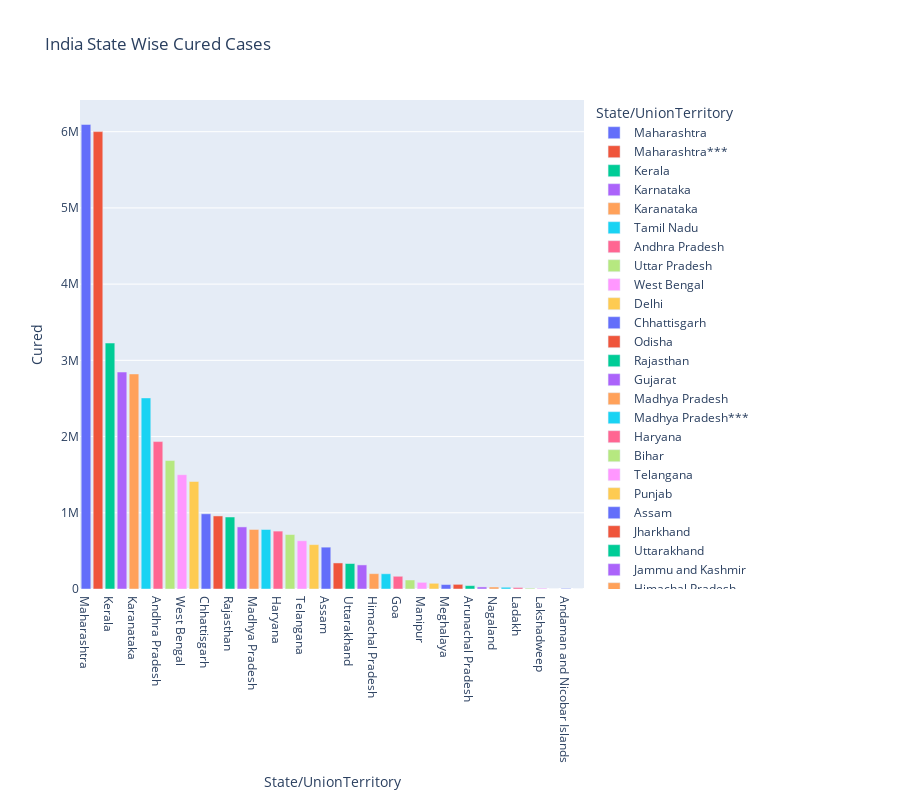

This figure's notebook cell:
### Code cell
px.bar(statewise, x='State/UnionTerritory', y='Cured',
       title="India State Wise Cured Cases",
      color='State/UnionTerritory',
      height=800)

### Figure 1 — Plotly figure (JSON) as saved in the notebook; plotly's stock layout.template omitted (floating-point values rounded to 4 significant figures)
{"data": [{"alignmentgroup": "True", "hovertemplate": "State/UnionTerritory=%{x}<br>Cured=%{y}<extra></extra>", "legendgroup": "Maharashtra", "marker": {"color": "#636efa", "pattern": {"shape": ""}}, "name": "Maharashtra", "offsetgroup": "Maharashtra", "orientation": "v", "showlegend": true, "textposition": "auto", "type": "bar", "x": ["Maharashtra"], "xaxis": "x", "y": [6094896], "yaxis": "y"}, {"alignmentgroup": "True", "hovertemplate": "State/UnionTerritory=%{x}<br>Cured=%{y}<extra></extra>", "legendgroup": "Maharashtra***", "marker": {"color": "#EF553B", "pattern": {"shape": ""}}, "name": "Maharashtra***", "offsetgroup": "Maharashtra***", "orientation": "v", "showlegend": true, "textposition": "auto", "type": "bar", "x": ["Maharashtra***"], "xaxis": "x", "y": [6000911], "yaxis": "y"}, {"alignmentgroup": "True", "hovertemplate": "State/UnionTerritory=%{x}<br>Cured=%{y}<extra></extra>", "legendgroup": "Kerala", "marker": {"color": "#00cc96", "pattern": {"shape": ""}}, "name": "Kerala", "offsetgroup": "Kerala", "orientation": "v", "showlegend": true, "textposition": "auto", "type": "bar", "x": ["Kerala"], "xaxis": "x", "y": [3226761], "yaxis": "y"}, {"alignmentgroup": "True", "hovertemplate": "State/UnionTerritory=%{x}<br>Cured=%{y}<extra></extra>", "legendgroup": "Karnataka", "marker": {"color": "#ab63fa", "pattern": {"shape": ""}}, "name": "Karnataka", "offsetgroup": "Karnataka", "orientation": "v", "showlegend": true, "textposition": "auto", "type": "bar", "x": ["Karnataka"], "xaxis": "x", "y": [2846244], "yaxis": "y"}, {"alignmentgroup": "True", "hovertemplate": "State/UnionTerritory=%{x}<br>Cured=%{y}<extra></extra>", "legendgroup": "Karanataka", "marker": {"color": "#FFA15A", "pattern": {"shape": ""}}, "name": "Karanataka", "offsetgroup": "Karanataka", "orientation": "v", "showlegend": true, "textposition": "auto", "type": "bar", "x": ["Karanataka"], "xaxis": "x", "y": [2821491], "yaxis": "y"}, {"alignmentgroup": "True", "hovertemplate": "State/UnionTerritory=%{x}<br>Cured=%{y}<extra></extra>", "legendgroup": "Tamil Nadu", "marker": {"color": "#19d3f3", "pattern": {"shape": ""}}, "name": "Tamil Nadu", "offsetgroup": "Tamil Nadu", "orientation": "v", "showlegend": true, "textposition": "auto", "type": "bar", "x": ["Tamil Nadu"], "xaxis": "x", "y": [2506961], "yaxis": "y"}, {"alignmentgroup": "True", "hovertemplate": "State/UnionTerritory=%{x}<br>Cured=%{y}<extra></extra>", "legendgroup": "Andhra Pradesh", "marker": {"color": "#FF6692", "pattern": {"shape": ""}}, "name": "Andhra Pradesh", "offsetgroup": "Andhra Pradesh", "orientation": "v", "showlegend": true, "textposition": "auto", "type": "bar", "x": ["Andhra Pradesh"], "xaxis": "x", "y": [1934048], "yaxis": "y"}, {"alignmentgroup": "True", "hovertemplate": "State/UnionTerritory=%{x}<br>Cured=%{y}<extra></extra>", "legendgroup": "Uttar Pradesh", "marker": {"color": "#B6E880", "pattern": {"shape": ""}}, "name": "Uttar Pradesh", "offsetgroup": "Uttar Pradesh", "orientation": "v", "showlegend": true, "textposition": "auto", "type": "bar", "x": ["Uttar Pradesh"], "xaxis": "x", "y": [1685049], "yaxis": "y"}, {"alignmentgroup": "True", "hovertemplate": "State/UnionTerritory=%{x}<br>Cured=%{y}<extra></extra>", "legendgroup": "West Bengal", "marker": {"color": "#FF97FF", "pattern": {"shape": ""}}, "name": "West Bengal", "offsetgroup": "West Bengal", "orientation": "v", "showlegend": true, "textposition": "auto", "type": "bar", "x": ["West Bengal"], "xaxis": "x", "y": [1499597], "yaxis": "y"}, {"alignmentgroup": "True", "hovertemplate": "State/UnionTerritory=%{x}<br>Cured=%{y}<extra></extra>", "legendgroup": "Delhi", "marker": {"color": "#FECB52", "pattern": {"shape": ""}}, "name": "Delhi", "offsetgroup": "Delhi", "orientation": "v", "showlegend": true, "textposition": "auto", "type": "bar", "x": ["Delhi"], "xaxis": "x", "y": [1410714], "yaxis": "y"}, {"alignmentgroup": "True", "hovertemplate": "State/UnionTerritory=%{x}<br>Cured=%{y}<extra></extra>", "legendgroup": "Chhattisgarh", "marker": {"color": "#636efa", "pattern": {"shape": ""}}, "name": "Chhattisgarh", "offsetgroup": "Chhattisgarh", "orientation": "v", "showlegend": true, "textposition": "auto", "type": "bar", "x": ["Chhattisgarh"], "xaxis": "x", "y": [986778], "yaxis": "y"}, {"alignmentgroup": "True", "hovertemplate": "State/UnionTerritory=%{x}<br>Cured=%{y}<extra></extra>", "legendgroup": "Odisha", "marker": {"color": "#EF553B", "pattern": {"shape": ""}}, "name": "Odisha", "offsetgroup": "Odisha", "orientation": "v", "showlegend": true, "textposition": "auto", "type": "bar", "x": ["Odisha"], "xaxis": "x", "y": [958601], "yaxis": "y"}, {"alignmentgroup": "True", "hovertemplate": "State/UnionTerritory=%{x}<br>Cured=%{y}<extra></extra>", "legendgroup": "Rajasthan", "marker": {"color": "#00cc96", "pattern": {"shape": ""}}, "name": "Rajasthan", "offsetgroup": "Rajasthan", "orientation": "v", "showlegend": true, "textposition": "auto", "type": "bar", "x": ["Rajasthan"], "xaxis": "x", "y": [944484], "yaxis": "y"}, {"alignmentgroup": "True", "hovertemplate": "State/UnionTerritory=%{x}<br>Cured=%{y}<extra></extra>", "legendgroup": "Gujarat", "marker": {"color": "#ab63fa", "pattern": {"shape": ""}}, "name": "Gujarat", "offsetgroup": "Gujarat", "orientation": "v", "showlegend": true, "textposition": "auto", "type": "bar", "x": ["Gujarat"], "xaxis": "x", "y": [814570], "yaxis": "y"}, {"alignmentgroup": "True", "hovertemplate": "State/UnionTerritory=%{x}<br>Cured=%{y}<extra></extra>", "legendgroup": "Madhya Pradesh", "marker": {"color": "#FFA15A", "pattern": {"shape": ""}}, "name": "Madhya Pradesh", "offsetgroup": "Madhya Pradesh", "orientation": "v", "showlegend": true, "textposition": "auto", "type": "bar", "x": ["Madhya Pradesh"], "xaxis": "x", "y": [781207], "yaxis": "y"}, {"alignmentgroup": "True", "hovertemplate": "State/UnionTerritory=%{x}<br>Cured=%{y}<extra></extra>", "legendgroup": "Madhya Pradesh***", "marker": {"color": "#19d3f3", "pattern": {"shape": ""}}, "name": "Madhya Pradesh***", "offsetgroup": "Madhya Pradesh***", "orientation": "v", "showlegend": true, "textposition": "auto", "type": "bar", "x": ["Madhya Pradesh***"], "xaxis": "x", "y": [780735], "yaxis": "y"}, {"alignmentgroup": "True", "hovertemplate": "State/UnionTerritory=%{x}<br>Cured=%{y}<extra></extra>", "legendgroup": "Haryana", "marker": {"color": "#FF6692", "pattern": {"shape": ""}}, "name": "Haryana", "offsetgroup": "Haryana", "orientation": "v", "showlegend": true, "textposition": "auto", "type": "bar", "x": ["Haryana"], "xaxis": "x", "y": [759589], "yaxis": "y"}, {"alignmentgroup": "True", "hovertemplate": "State/UnionTerritory=%{x}<br>Cured=%{y}<extra></extra>", "legendgroup": "Bihar", "marker": {"color": "#B6E880", "pattern": {"shape": ""}}, "name": "Bihar", "offsetgroup": "Bihar", "orientation": "v", "showlegend": true, "textposition": "auto", "type": "bar", "x": ["Bihar"], "xaxis": "x", "y": [714801], "yaxis": "y"}, {"alignmentgroup": "True", "hovertemplate": "State/UnionTerritory=%{x}<br>Cured=%{y}<extra></extra>", "legendgroup": "Telangana", "marker": {"color": "#FF97FF", "pattern": {"shape": ""}}, "name": "Telangana", "offsetgroup": "Telangana", "orientation": "v", "showlegend": true, "textposition": "auto", "type": "bar", "x": ["Telangana"], "xaxis": "x", "y": [632728], "yaxis": "y"}, {"alignmentgroup": "True", "hovertemplate": "State/UnionTerritory=%{x}<br>Cured=%{y}<extra></extra>", "legendgroup": "Punjab", "marker": {"color": "#FECB52", "pattern": {"shape": ""}}, "name": "Punjab", "offsetgroup": "Punjab", "orientation": "v", "showlegend": true, "textposition": "auto", "type": "bar", "x": ["Punjab"], "xaxis": "x", "y": [582332], "yaxis": "y"}, {"alignmentgroup": "True", "hovertemplate": "State/UnionTerritory=%{x}<br>Cured=%{y}<extra></extra>", "legendgroup": "Assam", "marker": {"color": "#636efa", "pattern": {"shape": ""}}, "name": "Assam", "offsetgroup": "Assam", "orientation": "v", "showlegend": true, "textposition": "auto", "type": "bar", "x": ["Assam"], "xaxis": "x", "y": [549065], "yaxis": "y"}, {"alignmentgroup": "True", "hovertemplate": "State/UnionTerritory=%{x}<br>Cured=%{y}<extra></extra>", "legendgroup": "Jharkhand", "marker": {"color": "#EF553B", "pattern": {"shape": ""}}, "name": "Jharkhand", "offsetgroup": "Jharkhand", "orientation": "v", "showlegend": true, "textposition": "auto", "type": "bar", "x": ["Jharkhand"], "xaxis": "x", "y": [341817], "yaxis": "y"}, {"alignmentgroup": "True", "hovertemplate": "State/UnionTerritory=%{x}<br>Cured=%{y}<extra></extra>", "legendgroup": "Uttarakhand", "marker": {"color": "#00cc96", "pattern": {"shape": ""}}, "name": "Uttarakhand", "offsetgroup": "Uttarakhand", "orientation": "v", "showlegend": true, "textposition": "auto", "type": "bar", "x": ["Uttarakhand"], "xaxis": "x", "y": [334190], "yaxis": "y"}, {"alignmentgroup": "True", "hovertemplate": "State/UnionTerritory=%{x}<br>Cured=%{y}<extra></extra>", "legendgroup": "Jammu and Kashmir", "marker": {"color": "#ab63fa", "pattern": {"shape": ""}}, "name": "Jammu and Kashmir", "offsetgroup": "Jammu and Kashmir", "orientation": "v", "showlegend": true, "textposition": "auto", "type": "bar", "x": ["Jammu and Kashmir"], "xaxis": "x", "y": [316017], "yaxis": "y"}, {"alignmentgroup": "True", "hovertemplate": "State/UnionTerritory=%{x}<br>Cured=%{y}<extra></extra>", "legendgroup": "Himachal Pradesh", "marker": {"color": "#FFA15A", "pattern": {"shape": ""}}, "name": "Himachal Pradesh", "offsetgroup": "Himachal Pradesh", "orientation": "v", "showlegend": true, "textposition": "auto", "type": "bar", "x": ["Himachal Pradesh"], "xaxis": "x", "y": [201411], "yaxis": "y"}, {"alignmentgroup": "True", "hovertemplate": "State/UnionTerritory=%{x}<br>Cured=%{y}<extra></extra>", "legendgroup": "Himanchal Pradesh", "marker": {"color": "#19d3f3", "pattern": {"shape": ""}}, "name": "Himanchal Pradesh", "offsetgroup": "Himanchal Pradesh", "orientation": "v", "showlegend": true, "textposition": "auto", "type": "bar", "x": ["Himanchal Pradesh"], "xaxis": "x", "y": [200040], "yaxis": "y"}, {"alignmentgroup": "True", "hovertemplate": "State/UnionTerritory=%{x}<br>Cured=%{y}<extra></extra>", "legendgroup": "Goa", "marker": {"color": "#FF6692", "pattern": {"shape": ""}}, "name": "Goa", "offsetgroup": "Goa", "orientation": "v", "showlegend": true, "textposition": "auto", "type": "bar", "x": ["Goa"], "xaxis": "x", "y": [167046], "yaxis": "y"}, {"alignmentgroup": "True", "hovertemplate": "State/UnionTerritory=%{x}<br>Cured=%{y}<extra></extra>", "legendgroup": "Puducherry", "marker": {"color": "#B6E880", "pattern": {"shape": ""}}, "name": "Puducherry", "offsetgroup": "Puducherry", "orientation": "v", "showlegend": true, "textposition": "auto", "type": "bar", "x": ["Puducherry"], "xaxis": "x", "y": [118228], "yaxis": "y"}, {"alignmentgroup": "True", "hovertemplate": "State/UnionTerritory=%{x}<br>Cured=%{y}<extra></extra>", "legendgroup": "Manipur", "marker": {"color": "#FF97FF", "pattern": {"shape": ""}}, "name": "Manipur", "offsetgroup": "Manipur", "orientation": "v", "showlegend": true, "textposition": "auto", "type": "bar", "x": ["Manipur"], "xaxis": "x", "y": [87360], "yaxis": "y"}, {"alignmentgroup": "True", "hovertemplate": "State/UnionTerritory=%{x}<br>Cured=%{y}<extra></extra>", "legendgroup": "Tripura", "marker": {"color": "#FECB52", "pattern": {"shape": ""}}, "name": "Tripura", "offsetgroup": "Tripura", "orientation": "v", "showlegend": true, "textposition": "auto", "type": "bar", "x": ["Tripura"], "xaxis": "x", "y": [74875], "yaxis": "y"}, {"alignmentgroup": "True", "hovertemplate": "State/UnionTerritory=%{x}<br>Cured=%{y}<extra></extra>", "legendgroup": "Meghalaya", "marker": {"color": "#636efa", "pattern": {"shape": ""}}, "name": "Meghalaya", "offsetgroup": "Meghalaya", "orientation": "v", "showlegend": true, "textposition": "auto", "type": "bar", "x": ["Meghalaya"], "xaxis": "x", "y": [58450], "yaxis": "y"}, {"alignmentgroup": "True", "hovertemplate": "State/UnionTerritory=%{x}<br>Cured=%{y}<extra></extra>", "legendgroup": "Chandigarh", "marker": {"color": "#EF553B", "pattern": {"shape": ""}}, "name": "Chandigarh", "offsetgroup": "Chandigarh", "orientation": "v", "showlegend": true, "textposition": "auto", "type": "bar", "x": ["Chandigarh"], "xaxis": "x", "y": [61113], "yaxis": "y"}, {"alignmentgroup": "True", "hovertemplate": "State/UnionTerritory=%{x}<br>Cured=%{y}<extra></extra>", "legendgroup": "Arunachal Pradesh", "marker": {"color": "#00cc96", "pattern": {"shape": ""}}, "name": "Arunachal Pradesh", "offsetgroup": "Arunachal Pradesh", "orientation": "v", "showlegend": true, "textposition": "auto", "type": "bar", "x": ["Arunachal Pradesh"], "xaxis": "x", "y": [44354], "yaxis": "y"}, {"alignmentgroup": "True", "hovertemplate": "State/UnionTerritory=%{x}<br>Cured=%{y}<extra></extra>", "legendgroup": "Mizoram", "marker": {"color": "#ab63fa", "pattern": {"shape": ""}}, "name": "Mizoram", "offsetgroup": "Mizoram", "orientation": "v", "showlegend": true, "textposition": "auto", "type": "bar", "x": ["Mizoram"], "xaxis": "x", "y": [27024], "yaxis": "y"}, {"alignmentgroup": "True", "hovertemplate": "State/UnionTerritory=%{x}<br>Cured=%{y}<extra></extra>", "legendgroup": "Nagaland", "marker": {"color": "#FFA15A", "pattern": {"shape": ""}}, "name": "Nagaland", "offsetgroup": "Nagaland", "orientation": "v", "showlegend": true, "textposition": "auto", "type": "bar", "x": ["Nagaland"], "xaxis": "x", "y": [26031], "yaxis": "y"}, {"alignmentgroup": "True", "hovertemplate": "State/UnionTerritory=%{x}<br>Cured=%{y}<extra></extra>", "legendgroup": "Sikkim", "marker": {"color": "#19d3f3", "pattern": {"shape": ""}}, "name": "Sikkim", "offsetgroup": "Sikkim", "orientation": "v", "showlegend": true, "textposition": "auto", "type": "bar", "x": ["Sikkim"], "xaxis": "x", "y": [22955], "yaxis": "y"}, {"alignmentgroup": "True", "hovertemplate": "State/UnionTerritory=%{x}<br>Cured=%{y}<extra></extra>", "legendgroup": "Ladakh", "marker": {"color": "#FF6692", "pattern": {"shape": ""}}, "name": "Ladakh", "offsetgroup": "Ladakh", "orientation": "v", "showlegend": true, "textposition": "auto", "type": "bar", "x": ["Ladakh"], "xaxis": "x", "y": [20076], "yaxis": "y"}, {"alignmentgroup": "True", "hovertemplate": "State/UnionTerritory=%{x}<br>Cured=%{y}<extra></extra>", "legendgroup": "Dadra and Nagar Haveli and Daman and Diu", "marker": {"color": "#B6E880", "pattern": {"shape": ""}}, "name": "Dadra and Nagar Haveli and Daman and Diu", "offsetgroup": "Dadra and Nagar Haveli and Daman and Diu", "orientation": "v", "showlegend": true, "textposition": "auto", "type": "bar", "x": ["Dadra and Nagar Haveli and Daman and Diu"], "xaxis": "x", "y": [10622], "yaxis": "y"}, {"alignmentgroup": "True", "hovertemplate": "State/UnionTerritory=%{x}<br>Cured=%{y}<extra></extra>", "legendgroup": "Lakshadweep", "marker": {"color": "#FF97FF", "pattern": {"shape": ""}}, "name": "Lakshadweep", "offsetgroup": "Lakshadweep", "orientation": "v", "showlegend": true, "textposition": "auto", "type": "bar", "x": ["Lakshadweep"], "xaxis": "x", "y": [10070], "yaxis": "y"}, {"alignmentgroup": "True", "hovertemplate": "State/UnionTerritory=%{x}<br>Cured=%{y}<extra></extra>", "legendgroup": "Cases being reassigned to states", "marker": {"color": "#FECB52", "pattern": {"shape": ""}}, "name": "Cases being reassigned to states", "offsetgroup": "Cases being reassigned to states", "orientation": "v", "showlegend": true, "textposition": "auto", "type": "bar", "x": ["Cases being reassigned to states"], "xaxis": "x", "y": [0], "yaxis": "y"}, {"alignmentgroup": "True", "hovertemplate": "State/UnionTerritory=%{x}<br>Cured=%{y}<extra></extra>", "legendgroup": "Andaman and Nicobar Islands", "marker": {"color": "#636efa", "pattern": {"shape": ""}}, "name": "Andaman and Nicobar Islands", "offsetgroup": "Andaman and Nicobar Islands", "orientation": "v", "showlegend": true, "textposition": "auto", "type": "bar", "x": ["Andaman and Nicobar Islands"], "xaxis": "x", "y": [7403], "yaxis": "y"}, {"alignmentgroup": "True", "hovertemplate": "State/UnionTerritory=%{x}<br>Cured=%{y}<extra></extra>", "legendgroup": "Unassigned", "marker": {"color": "#EF553B", "pattern": {"shape": ""}}, "name": "Unassigned", "offsetgroup": "Unassigned", "orientation": "v", "showlegend": true, "textposition": "auto", "type": "bar", "x": ["Unassigned"], "xaxis": "x", "y": [0], "yaxis": "y"}], "layout": {"barmode": "relative", "height": 800, "legend": {"title": {"text": "State/UnionTerritory"}, "tracegroupgap": 0}, "title": {"text": "India State Wise Cured Cases"}, "xaxis": {"anchor": "y", "categoryarray": ["Maharashtra", "Maharashtra***", "Kerala", "Karnataka", "Karanataka", "Tamil Nadu", "Andhra Pradesh", "Uttar Pradesh", "West Bengal", "Delhi", "Chhattisgarh", "Odisha", "Rajasthan", "Gujarat", "Madhya Pradesh", "Madhya Pradesh***", "Haryana", "Bihar", "Telangana", "Punjab", "Assam", "Jharkhand", "Uttarakhand", "Jammu and Kashmir", "Himachal Pradesh", "Himanchal Pradesh", "Goa", "Puducherry", "Manipur", "Tripura", "Meghalaya", "Chandigarh", "Arunachal Pradesh", "Mizoram", "Nagaland", "Sikkim", "Ladakh", "Dadra and Nagar Haveli and Daman and Diu", "Lakshadweep", "Cases being reassigned to states", "Andaman and Nicobar Islands", "Unassigned"], "categoryorder": "array", "domain": [0, 1], "title": {"text": "State/UnionTerritory"}}, "yaxis": {"anchor": "x", "domain": [0, 1], "title": {"text": "Cured"}}}}
